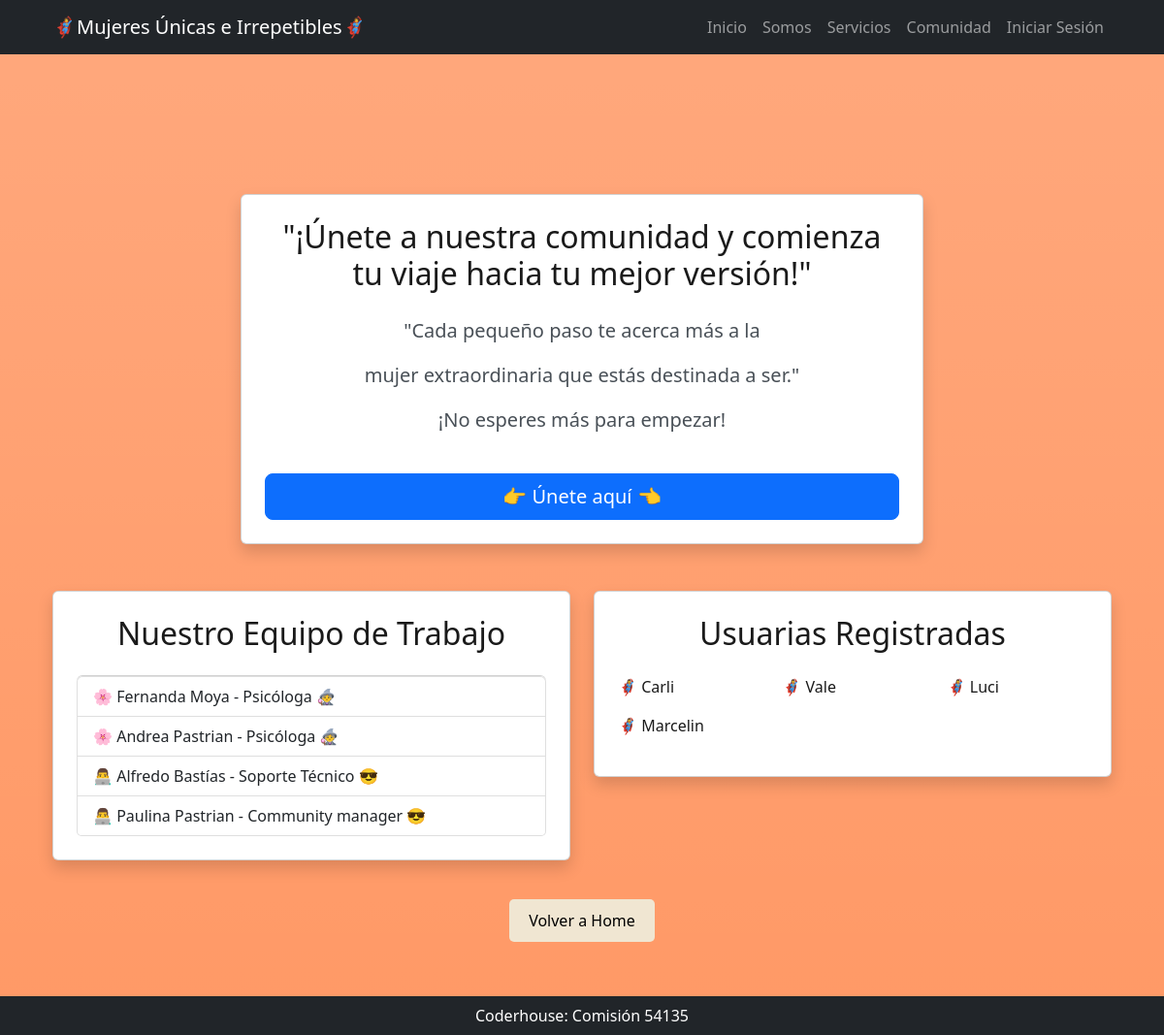
/comunidad/, run on an earlier commit of the app's database.
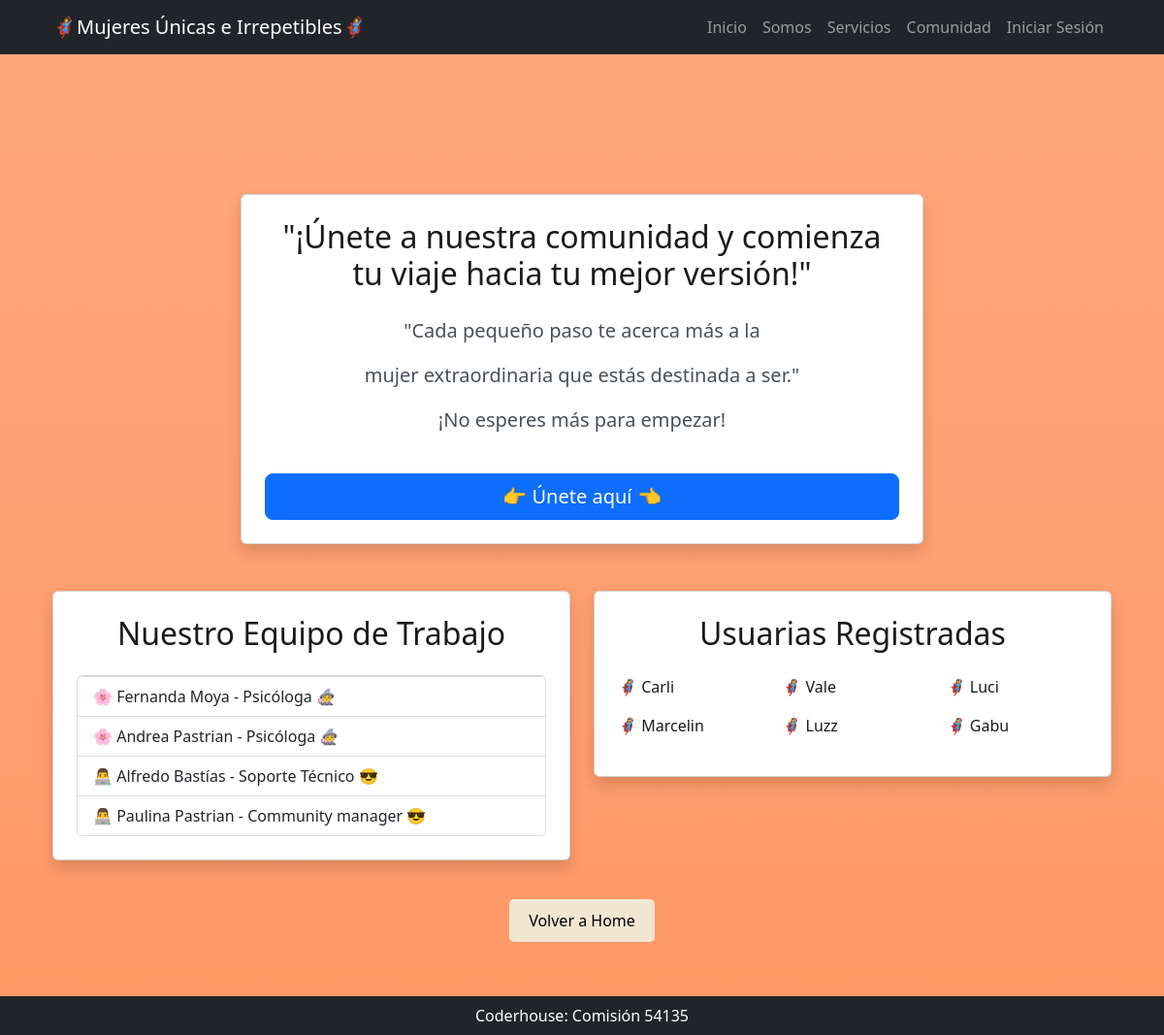
And on a later commit of the database.
### Comunidad/models.py (models this page shows, shortened)
class Psicologa(models.Model):
    nombre = models.CharField(max_length=200)
    fecha_nacimiento = models.DateField(null=True, verbose_name="fecha de nacimiento")
    telefono = models.PositiveIntegerField(unique=True)
    correo = models.CharField(max_length=200)
    usuario = models.CharField(max_length=200, unique=True)
    contraseña = models.CharField(max_length=200)

class Equipo(models.Model):
    nombre = models.CharField(max_length=200)
    fecha_nacimiento = models.DateField(null=True, verbose_name="fecha de nacimiento")
    telefono = models.PositiveIntegerField(unique=True)
    correo = models.CharField(max_length=200)
    area = models.CharField(max_length=200, verbose_name="Área de Trabajo")
    usuario = models.CharField(max_length=200, unique=True)
    contraseña = models.CharField(max_length=200)
    class Meta:
        verbose_name_plural = "Equipo de Trabajo"

class Usuario(models.Model):
    nombre = models.CharField(max_length=200)
    fecha_nacimiento = models.DateField(null=True, verbose_name="fecha de nacimiento")
    telefono = models.IntegerField(unique=True)
    correo = models.CharField(max_length=200)
    usuario = models.CharField(max_length=200, unique=True)

### Comunidad/views.py (the view)
# urls.py: path('', views.home, name="home"),
def home(request):
    psicologas = models.Psicologa.objects.all()
    equipo = models.Equipo.objects.all()
    usuarios = models.Usuario.objects.all()
    context = {
        "psicologas": psicologas,
        "equipo": equipo,
        "usuarios": usuarios
    }
    return render(request, "Comunidad/index.html", context)

### Comunidad/templates/Comunidad/index.html
{% extends 'core/base.html' %}
{% block contenido %}
    <div class="container">
        <div class="row justify-content-center py-5">
            <div class="col-md-8">
                <div class="card shadow p-4 rounded text-center">
                    <h2 class="card-title mb-4" style="color: #1a1a1a;">"¡Únete a nuestra comunidad y comienza tu viaje hacia tu mejor versión!"</h2>
                    <div class="custom-text lead mb-4" style="color: #495057;">
                        <p>"Cada pequeño paso te acerca más a la</p>
                        <p> mujer extraordinaria que estás destinada a ser."</p>
                        <p>¡No esperes más para empezar!</p>
                    </div>
                    <a href="{% url 'Comunidad:registrar_usuario' %}" class="btn btn-primary btn-lg"> 👉 Únete aquí 👈</a>
                </div>
            </div>
        </div>
    </div>
    <div class="row justify-content-center">
        <div class="col-md-6">
            <div class="card shadow p-4 rounded">
                <h2 class="card-title mb-4 text-center" style="color: #1a1a1a;">Nuestro Equipo de Trabajo</h2>
                <ul class="list-group text-left">
                    {% for psicologa in psicologas %}
                    <li class="list-group-item" style="text-align: justify;">🌸 {{ psicologa.nombre }} - Psicóloga 🧙‍♀️</li>
                    {% endfor %}
                    {% for miembro in equipo %}
                    <li class="list-group-item" style="text-align: justify;">👨‍💻 {{ miembro.nombre }} - {{ miembro.area }} 😎</li>
                    {% endfor %}
                </ul>
            </div>
        </div>
        <div class="col-md-6">
            <div class="card shadow p-4 rounded">
                <h2 class="card-title mb-4 text-center" style="color: #1a1a1a;">Usuarias Registradas</h2>
                <div class="row">
                    {% for usuario in usuarios %}
                    <div class="col-md-4 mb-3">
                        <div class="list-group-item" style="text-align: left; color: #1a1a1a;">🦸‍♀️ {{ usuario.usuario }}</div>
                    </div>
                    {% endfor %}
                </div>
            </div>
        </div>
        <div>
            <button style="margin-top: 40px; background-color: #f0e6d2; border: none; padding: 10px 20px; border-radius: 5px;">
                <a href="{% url 'core:home' %}" style="text-decoration: none; color: black;">Volver a Home</a>
            </button>
          </div>
</div>
{% endblock contenido %}

### core/templates/core/base.html (shortened to what this page needs)
{% load static %}
<!DOCTYPE html>
<html lang="es">
<head>
    <link href="{% static 'core/css/styles.css' %}" rel="stylesheet">
    <link href="https://stackpath.bootstrapcdn.com/bootstrap/5.2.3/css/bootstrap.min.css" rel="stylesheet">
</head>
<body id="page-top">
    {% include 'core/componentes/navbar.html' %}
    <header class="bg-primary bg-gradient text-white">
        <div class="container px-4 text-center">
            {% block contenido %}
            {% endblock contenido %}
        </div>
    {% include 'core/componentes/footer.html' %}
</body>
</html>

### core/templates/core/componentes/navbar.html (shortened to what this page needs)
<nav class="navbar navbar-expand-lg navbar-dark bg-dark fixed-top"
     id="mainNav"
     mb-2>
    <div class="container px-4">
        <a class="navbar-brand" href="#!">🦸‍♀️Mujeres Únicas e Irrepetibles🦸‍♀️</a>
        <div class="collapse navbar-collapse" id="navbarResponsive">
            <ul class="navbar-nav ms-auto">
                <li class="nav-item">
                    <a class="nav-link" href="{% url 'core:home' %}">Inicio</a>
                </li>
                <li class="nav-item">
                    <a class="nav-link" href="{% url 'core:about' %}">Somos</a>
                </li>
                <li class="nav-item">
                    <a class="nav-link" href="{% url 'servicios:home' %}">Servicios</a>
                </li>
                <li class="nav-item">
                    <a class="nav-link" href="{% url 'Comunidad:home' %}">Comunidad</a>
                </li>
                <li class="nav-item">
                {% if user.is_authenticated %}
                <li class="nav-item">
                    <a class="nav-link" href="{% url 'core:register' %}">Nuevo Staff</a>
                </li>
                <form action="{% url 'core:logout' %}" method="post">
                    {% csrf_token %}
                    <button type="submit" class="btn btn-dark"> Cerrar Sesión </button>
                </form>
                </li>
                <li class="nav-item">
                    <a class="nav-link text-bg-info">{{ user.username }}</a>
                </li>
                {% else %}
                <li class="nav-item">
                    <a class="nav-link" href="{% url 'core:login' %}">Iniciar Sesión</a>
                </li>
                {% endif %}
            </ul>
        </div>
    </div>
</nav>

### core/templates/core/componentes/footer.html
<footer class="py-2 bg-dark fixed-bottom ">
    <div class="container px-4">
        <p class="m-0 text-center text-white">Coderhouse: Comisión 54135</p>
    </div>
</footer>

### core/templates/core/base.html (style rules this page uses)
body { background-color: #fdf6e3; color: #586e75; }
.bg-primary { background-color: #ff9966 !important; color: #fff !important; }

What changed in the data, as far as the page shows it:
added Usuario: usuario "Luzz"
added Usuario: usuario "Gabu"
